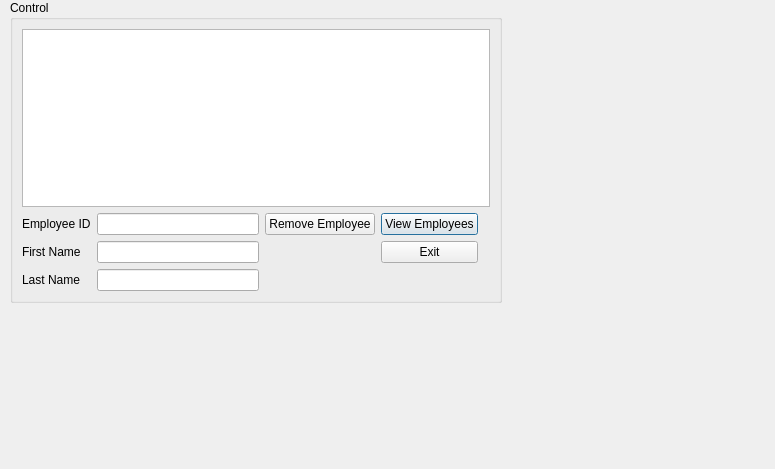
<?xml version="1.0" encoding="UTF-8"?>
<ui version="4.0">
 <class>remove_employee</class>
 <widget class="QDialog" name="remove_employee">
  <property name="geometry">
   <rect>
    <x>0</x>
    <y>0</y>
    <width>775</width>
    <height>469</height>
   </rect>
  </property>
  <property name="windowTitle">
   <string>Remove Employee</string>
  </property>
  <widget class="QGroupBox" name="groupBox">
   <property name="geometry">
    <rect>
     <x>10</x>
     <y>0</y>
     <width>492</width>
     <height>303</height>
    </rect>
   </property>
   <property name="title">
    <string>Control</string>
   </property>
   <layout class="QGridLayout" name="gridLayout">
    <item row="4" column="0">
     <widget class="QLabel" name="label_3">
      <property name="text">
       <string>Last Name</string>
      </property>
     </widget>
    </item>
    <item row="2" column="1">
     <widget class="QLineEdit" name="empId"/>
    </item>
    <item row="2" column="0">
     <widget class="QLabel" name="label">
      <property name="text">
       <string>Employee ID</string>
      </property>
     </widget>
    </item>
    <item row="3" column="0">
     <widget class="QLabel" name="label_2">
      <property name="text">
       <string>First Name</string>
      </property>
     </widget>
    </item>
    <item row="3" column="1">
     <widget class="QLineEdit" name="emp_fn"/>
    </item>
    <item row="0" column="0" colspan="6">
     <widget class="QTableView" name="emp_view"/>
    </item>
    <item row="4" column="1">
     <widget class="QLineEdit" name="emp_ln"/>
    </item>
    <item row="2" column="3">
     <widget class="QPushButton" name="view_emp">
      <property name="text">
       <string>View Employees</string>
      </property>
     </widget>
    </item>
    <item row="2" column="2">
     <widget class="QPushButton" name="rem_emp">
      <property name="text">
       <string>Remove Employee</string>
      </property>
     </widget>
    </item>
    <item row="3" column="3">
     <widget class="QPushButton" name="Exit">
      <property name="text">
       <string>Exit</string>
      </property>
     </widget>
    </item>
   </layout>
  </widget>
 </widget>
 <resources/>
 <connections>
  <connection>
   <sender>Exit</sender>
   <signal>clicked()</signal>
   <receiver>remove_employee</receiver>
   <slot>close()</slot>
   <hints>
    <hint type="sourcelabel">
     <x>703</x>
     <y>407</y>
    </hint>
    <hint type="destinationlabel">
     <x>647</x>
     <y>462</y>
    </hint>
   </hints>
  </connection>
 </connections>
</ui>
